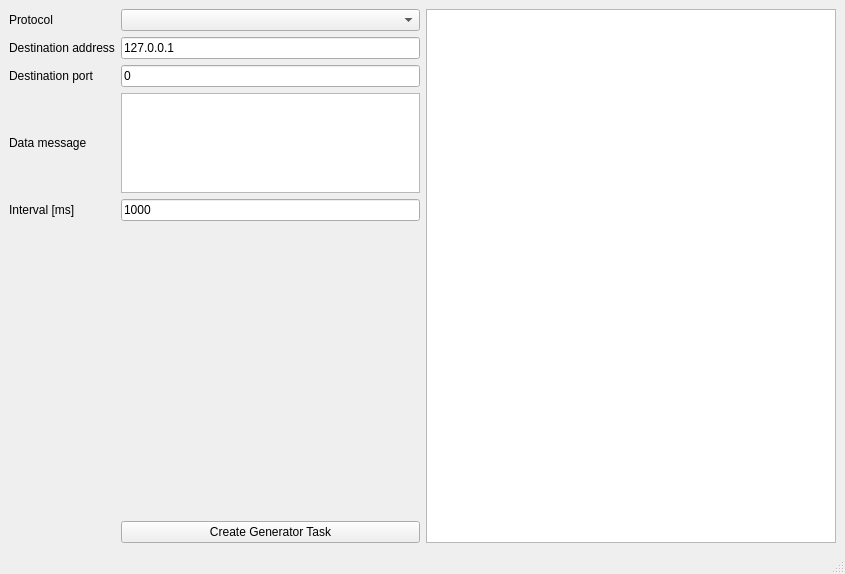
<?xml version="1.0" encoding="UTF-8"?>
<ui version="4.0">
 <class>Main</class>
 <widget class="QMainWindow" name="Main">
  <property name="geometry">
   <rect>
    <x>0</x>
    <y>0</y>
    <width>845</width>
    <height>574</height>
   </rect>
  </property>
  <property name="minimumSize">
   <size>
    <width>600</width>
    <height>400</height>
   </size>
  </property>
  <property name="windowTitle">
   <string>PyGen</string>
  </property>
  <widget class="QWidget" name="centralwidget">
   <layout class="QHBoxLayout" name="horizontalLayout">
    <item>
     <layout class="QGridLayout" name="gridLayout">
      <item row="0" column="1">
       <widget class="QComboBox" name="cbProtocols">
        <property name="enabled">
         <bool>true</bool>
        </property>
       </widget>
      </item>
      <item row="2" column="1">
       <widget class="QLineEdit" name="leDestPort">
        <property name="text">
         <string>0</string>
        </property>
        <property name="placeholderText">
         <string>0</string>
        </property>
       </widget>
      </item>
      <item row="4" column="1">
       <widget class="QLineEdit" name="leInterval">
        <property name="text">
         <string>1000</string>
        </property>
        <property name="placeholderText">
         <string>1000</string>
        </property>
       </widget>
      </item>
      <item row="4" column="0">
       <widget class="QLabel" name="label_5">
        <property name="text">
         <string>Interval [ms]</string>
        </property>
       </widget>
      </item>
      <item row="3" column="0">
       <widget class="QLabel" name="label_4">
        <property name="text">
         <string>Data message</string>
        </property>
       </widget>
      </item>
      <item row="6" column="1">
       <widget class="QPushButton" name="pbAddConn">
        <property name="sizePolicy">
         <sizepolicy hsizetype="MinimumExpanding" vsizetype="Minimum">
          <horstretch>0</horstretch>
          <verstretch>0</verstretch>
         </sizepolicy>
        </property>
        <property name="minimumSize">
         <size>
          <width>200</width>
          <height>0</height>
         </size>
        </property>
        <property name="autoFillBackground">
         <bool>false</bool>
        </property>
        <property name="text">
         <string>Create Generator Task</string>
        </property>
       </widget>
      </item>
      <item row="1" column="0">
       <widget class="QLabel" name="label_2">
        <property name="text">
         <string>Destination address</string>
        </property>
       </widget>
      </item>
      <item row="5" column="1">
       <spacer name="verticalSpacer">
        <property name="orientation">
         <enum>Qt::Vertical</enum>
        </property>
        <property name="sizeHint" stdset="0">
         <size>
          <width>20</width>
          <height>40</height>
         </size>
        </property>
       </spacer>
      </item>
      <item row="2" column="0">
       <widget class="QLabel" name="label_3">
        <property name="text">
         <string>Destination port</string>
        </property>
       </widget>
      </item>
      <item row="0" column="0">
       <widget class="QLabel" name="label">
        <property name="text">
         <string>Protocol</string>
        </property>
       </widget>
      </item>
      <item row="1" column="1">
       <widget class="QLineEdit" name="leDestAddress">
        <property name="text">
         <string>127.0.0.1</string>
        </property>
        <property name="placeholderText">
         <string>127.0.0.1</string>
        </property>
       </widget>
      </item>
      <item row="3" column="1">
       <widget class="QTextEdit" name="teMessage">
        <property name="sizePolicy">
         <sizepolicy hsizetype="Expanding" vsizetype="MinimumExpanding">
          <horstretch>0</horstretch>
          <verstretch>0</verstretch>
         </sizepolicy>
        </property>
        <property name="minimumSize">
         <size>
          <width>0</width>
          <height>100</height>
         </size>
        </property>
        <property name="maximumSize">
         <size>
          <width>16777215</width>
          <height>100</height>
         </size>
        </property>
       </widget>
      </item>
     </layout>
    </item>
    <item>
     <layout class="QVBoxLayout" name="verticalLayout_2">
      <item>
       <widget class="QListWidget" name="pktFlowView">
        <property name="selectionMode">
         <enum>QAbstractItemView::MultiSelection</enum>
        </property>
       </widget>
      </item>
      <item>
       <layout class="QHBoxLayout" name="horizontalLayout_2"/>
      </item>
     </layout>
    </item>
   </layout>
  </widget>
  <widget class="QStatusBar" name="statusBar"/>
 </widget>
 <tabstops>
  <tabstop>cbProtocols</tabstop>
  <tabstop>leDestAddress</tabstop>
  <tabstop>leDestPort</tabstop>
  <tabstop>teMessage</tabstop>
  <tabstop>leInterval</tabstop>
  <tabstop>pbAddConn</tabstop>
  <tabstop>pktFlowView</tabstop>
 </tabstops>
 <resources/>
 <connections/>
</ui>
